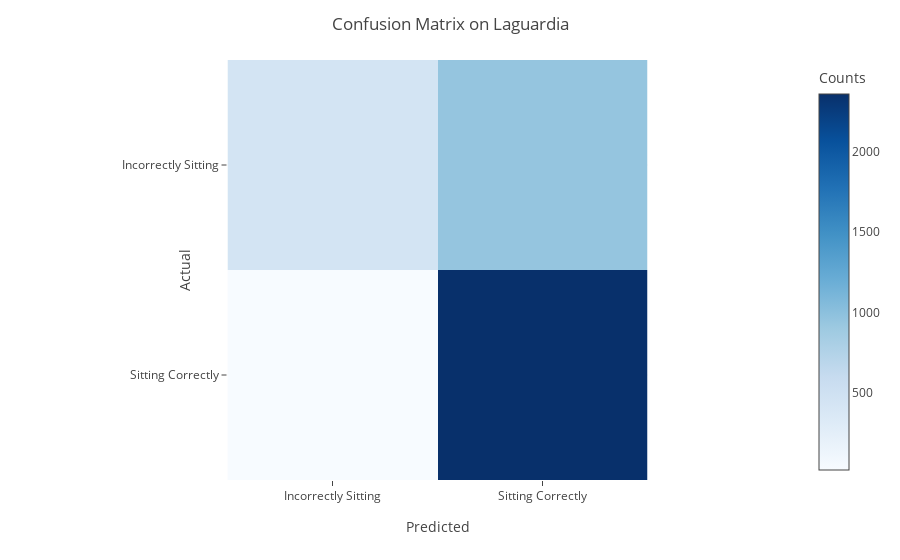

The notebook cell this image was saved under:
### Code cell
# pandas crosstab
ct = pd.crosstab(y_test_lag, clf.predict(X_test_lag), rownames=['Actual'], colnames=['Predicted'])

# plotly heatmap
fig = px.imshow(ct,
                labels=dict(x="Predicted", y="Actual", color="Counts"),
                color_continuous_scale='Blues')
fig.update_layout(title='Confusion Matrix on Laguardia')
fig.show()

### Figure 1 — Plotly figure (JSON) as saved in the notebook; plotly's stock layout.template omitted (floating-point values rounded to 4 significant figures)
{"data": [{"coloraxis": "coloraxis", "hovertemplate": "Predicted: %{x}<br>Actual: %{y}<br>Counts: %{z}<extra></extra>", "name": "0", "type": "heatmap", "x": ["Incorrectly Sitting", "Sitting Correctly"], "xaxis": "x", "y": ["Incorrectly Sitting", "Sitting Correctly"], "yaxis": "y", "z": [[448, 948], [19, 2360]]}], "layout": {"coloraxis": {"colorbar": {"title": {"text": "Counts"}}, "colorscale": [[0, "rgb(247,251,255)"], [0.125, "rgb(222,235,247)"], [0.25, "rgb(198,219,239)"], [0.375, "rgb(158,202,225)"], [0.5, "rgb(107,174,214)"], [0.625, "rgb(66,146,198)"], [0.75, "rgb(33,113,181)"], [0.875, "rgb(8,81,156)"], [1, "rgb(8,48,107)"]]}, "margin": {"t": 60}, "title": {"text": "Confusion Matrix on Laguardia"}, "xaxis": {"anchor": "y", "constrain": "domain", "domain": [0, 1], "scaleanchor": "y", "title": {"text": "Predicted"}}, "yaxis": {"anchor": "x", "autorange": "reversed", "constrain": "domain", "domain": [0, 1], "title": {"text": "Actual"}}}}
